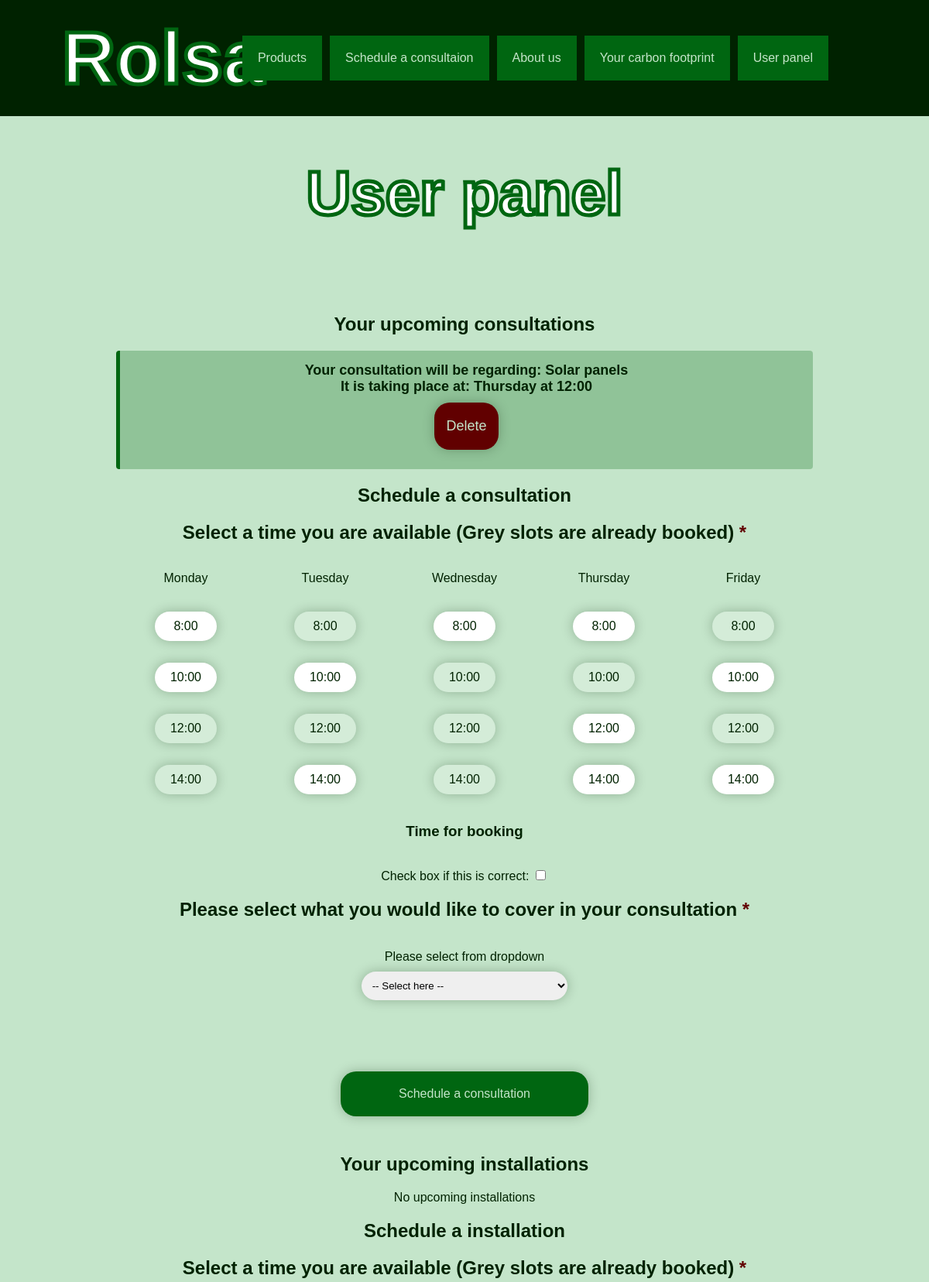
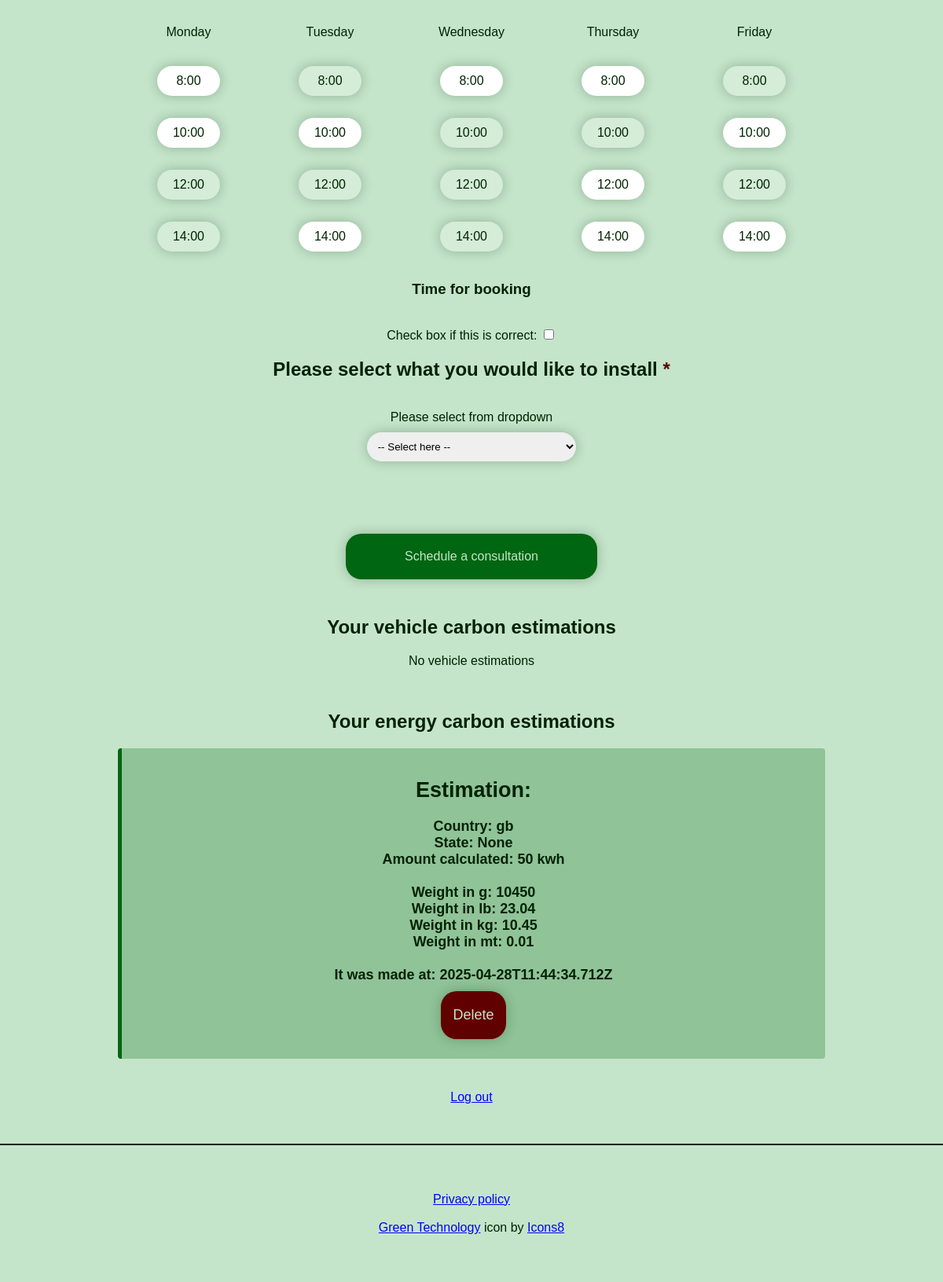
The page /user-panel (signed in) on the database its author committed (2 pictures, top to bottom).
### tables this page shows
CREATE TABLE consultations (id INTEGER PRIMARY KEY NOT NULL, userID INTEGER NOT NULL, typeID INTEGER NOT NULL, time TEXT NOT NULL);

CREATE TABLE productTypes (id INTEGER PRIMARY KEY NOT NULL, name TEXT NOT NULL);

CREATE TABLE energyCalculation (id INTEGER PRIMARY KEY NOT NULL, userID INTEGER NOT NULL, country TEXT NOT NULL, state TEXT, unit TEXT NOT NULL, value INTEGER NOT NULL, grams INTEGER NOT NULL, pounds INTEGER NOT NULL, kilograms INTEGER NOT NULL, metricTon INTEGER NOT NULL, date TEXT NOT NULL);

### main.py (the view, shortened to what this page needs)
@app.route('/user-panel', methods=['GET', 'POST'])
@login_required
def user():
    products = getProducts()
    productTypes = getProductTypes()
    consultations = getConsultations()
    installations = getInstallations()
    vehicleEstimations = getVehicleEstimations()
    energyEstimations = getEnergyEstimations()
    return render_template('user.html', products=products, productTypes=productTypes, consultations=consultations, installations=installations, vehicleEstimations=vehicleEstimations, energyEstimations=energyEstimations)

### templates/user.html (shortened to what this page needs)
{% extends('base.html') %}
{% block content %}
<h1>User panel</h1>
<br>
<br>
<div class="upcoming-events">
    <h2>Your upcoming consultations</h2>
    <ul>
        {% if consultations %}
        {% for consultation in consultations %}
        <li class="event-item">
            Your consultation will be regarding: {{ consultation[0] }}
            <br>
            It is taking place at: {{ consultation[1] }}
            <br>
            <form action="{{ url_for('user') }}" method="post" autocomplete="off">
                <button type="submit" class="delete-button">Delete</button>
            </form>
        </li>
        {% endfor %}
        {% else %}
        <p>No upcoming consultations</p>
        {% endif %}
    </ul>
    <h2>Schedule a consultation</h2>
    <form action="{{ url_for('user') }}" method="post" autocomplete="off">
        <h2>Select a time you are available (Grey slots are already booked) <container class="compulsory">*</container></h2>
        <div class="times-grid">
            <div class="times-content">
                <p>Monday</p>
            </div>
            <div class="times-content">
                <p>Tuesday</p>
            </div>
            <div class="times-content">
                <p>Wednesday</p>
            </div>
            <div class="times-content">
                <p>Thursday</p>
            </div>
            <div class="times-content">
                <p>Friday</p>
            </div>
            <div class="times-content">
                <button type="button" onclick="setTimeslot_consultation('Monday at 8:00')">8:00</button>
            </div>
            <div class="times-content">
                <button type="button" onclick="setTimeslot_consultation('Tuesday at 8:00')" disabled>8:00</button>
            </div>
            <div class="times-content">
                <button type="button" onclick="setTimeslot_consultation('Wednesday at 8:00')">8:00</button>
            </div>
            <div class="times-content">
                <button type="button" onclick="setTimeslot_consultation('Thursday at 8:00')">8:00</button>
            </div>
            <div class="times-content">
                <button type="button" onclick="setTimeslot_consultation('Friday at 8:00')" disabled>8:00</button>
            </div>
            <div class="times-content">
                <button type="button" onclick="setTimeslot_consultation('Monday at 10:00')">10:00</button>
            </div>
            <div class="times-content">
                <button type="button" onclick="setTimeslot_consultation('Tuesday at 10:00')">10:00</button>
            </div>
            <div class="times-content">
                <button type="button" onclick="setTimeslot_consultation('Wednesday at 10:00')" disabled>10:00</button>
            </div>
            <div class="times-content">
                <button type="button" onclick="setTimeslot_consultation('Thursday at 10:00')" disabled>10:00</button>
            </div>
            <div class="times-content">
                <button type="button" onclick="setTimeslot_consultation('Friday at 10:00')">10:00</button>
            </div>
            <div class="times-content">
                <button type="button" onclick="setTimeslot_consultation('Monday at 12:00')" disabled>12:00</button>
            </div>
            <div class="times-content">
                <button type="button" onclick="setTimeslot_consultation('Tuesday at 12:00')" disabled>12:00</button>
            </div>
            <div class="times-content">
                <button type="button" onclick="setTimeslot_consultation('Wednesday at 12:00')" disabled>12:00</button>
            </div>
            <div class="times-content">
                <button type="button" onclick="setTimeslot_consultation('Thursday at 12:00')">12:00</button>
            </div>
            <div class="times-content">
                <button type="button" onclick="setTimeslot_consultation('Friday at 12:00')" disabled>12:00</button>
            </div>
            <div class="times-content">
                <button type="button" onclick="setTimeslot_consultation('Monday at 14:00')" disabled>14:00</button>
            </div>
            <div class="times-content">
                <button type="button" onclick="setTimeslot_consultation('Tuesday at 14:00')">14:00</button>
            </div>
            <div class="times-content">
                <button type="button" onclick="setTimeslot_consultation('Wednesday at 14:00')" disabled>14:00</button>
            </div>
            <div class="times-content">
                <button type="button" onclick="setTimeslot_consultation('Thursday at 14:00')">14:00</button>
            </div>
            <div class="times-content">
                <button type="button" onclick="setTimeslot_consultation('Friday at 14:00')">14:00</button>
            </div>
        </div>
        <h3>Time for booking</h3>
        <br>
        <label for="timeslot-consultation">Check box if this is correct: </label>
        <input type="checkbox" id="timeslot-consultation" name="timeslot-consultation" required>
        <h2>Please select what you would like to cover in your consultation <container class="compulsory">*</container></h2>
        <br>
        <label for="typeID">Please select from dropdown</label>
        <br>
        <select name="typeID" id="typeID" required>
            <option value="" disabled selected>-- Select here --</option>
        </select>
        <br>
        <br>
        <br>
        <br>
        <br>
        <button type="submit">Schedule a consultation</button>
    </form>
    <br>
    <h2>Your upcoming installations</h2>
    <ul>
        {% if installations %}
        {% for installation in installations %}
        <li class="event-item">
            Your installation will be regarding: {{ installation[0] }}
            <br>
            It is taking place at: {{ installation[1] }}
            <br>
            <form action="{{ url_for('user') }}" method="post" autocomplete="off">
                <input value="delete-installation" name="form_id" type="hidden">
                <input value="{{ installation[2] }}" name="id" type="hidden">
                <button type="submit" class="delete-button">Delete</button>
            </form>
        </li>
        {% endfor %}
        {% else %}
        <p>No upcoming installations</p>
        {% endif %}
    </ul>
    <h2>Schedule a installation</h2>
    <form action="{{ url_for('user') }}" method="post" autocomplete="off">
        <h2>Select a time you are available (Grey slots are already booked) <container class="compulsory">*</container></h2>
        <div class="times-grid">
            <div class="times-content">
                <p>Monday</p>
            </div>
            <div class="times-content">
                <p>Tuesday</p>
            </div>
            <div class="times-content">
                <p>Wednesday</p>
            </div>
            <div class="times-content">
                <p>Thursday</p>
            </div>
            <div class="times-content">
                <p>Friday</p>
            </div>
            <div class="times-content">
                <button type="button" onclick="setTimeslot_installation('Monday at 8:00')">8:00</button>
            </div>
            <div class="times-content">
                <button type="button" onclick="setTimeslot_installation('Tuesday at 8:00')" disabled>8:00</button>
            </div>
            <div class="times-content">
                <button type="button" onclick="setTimeslot_installation('Wednesday at 8:00')">8:00</button>
            </div>
            <div class="times-content">
                <button type="button" onclick="setTimeslot_installation('Thursday at 8:00')">8:00</button>
            </div>
            <div class="times-content">
                <button type="button" onclick="setTimeslot_installation('Friday at 8:00')" disabled>8:00</button>
            </div>
            <div class="times-content">
                <button type="button" onclick="setTimeslot_installation('Monday at 10:00')">10:00</button>
            </div>
            <div class="times-content">
                <button type="button" onclick="setTimeslot_installation('Tuesday at 10:00')">10:00</button>
            </div>
            <div class="times-content">
                <button type="button" onclick="setTimeslot_installation('Wednesday at 10:00')" disabled>10:00</button>
            </div>
            <div class="times-content">
                <button type="button" onclick="setTimeslot_installation('Thursday at 10:00')" disabled>10:00</button>
            </div>
            <div class="times-content">
                <button type="button" onclick="setTimeslot_installation('Friday at 10:00')">10:00</button>
            </div>
            <div class="times-content">
                <button type="button" onclick="setTimeslot_installation('Monday at 12:00')" disabled>12:00</button>
            </div>
            <div class="times-content">
                <button type="button" onclick="setTimeslot_installation('Tuesday at 12:00')" disabled>12:00</button>
            </div>
            <div class="times-content">
                <button type="button" onclick="setTimeslot_installation('Wednesday at 12:00')" disabled>12:00</button>
            </div>
            <div class="times-content">
                <button type="button" onclick="setTimeslot_installation('Thursday at 12:00')">12:00</button>
            </div>
            <div class="times-content">
                <button type="button" onclick="setTimeslot_installation('Friday at 12:00')" disabled>12:00</button>
            </div>
            <div class="times-content">
                <button type="button" onclick="setTimeslot_installation('Monday at 14:00')" disabled>14:00</button>
            </div>
            <div class="times-content">
                <button type="button" onclick="setTimeslot_installation('Tuesday at 14:00')">14:00</button>
            </div>
            <div class="times-content">
                <button type="button" onclick="setTimeslot_installation('Wednesday at 14:00')" disabled>14:00</button>
            </div>
            <div class="times-content">
                <button type="button" onclick="setTimeslot_installation('Thursday at 14:00')">14:00</button>
            </div>
            <div class="times-content">
                <button type="button" onclick="setTimeslot_installation('Friday at 14:00')">14:00</button>
            </div>
        </div>
        <h3>Time for booking</h3>
        <br>
        <label for="timeslot-installation">Check box if this is correct: </label>
        <input type="checkbox" id="timeslot-installation" name="timeslot-installation" required>
        <h2>Please select what you would like to install <container class="compulsory">*</container></h2>
        <br>
        <label for="productID">Please select from dropdown</label>
        <br>
        <select name="productID" id="productID" required>
            <option value="" disabled selected>-- Select here --</option>
        </select>
        <br>
        <br>
        <br>
        <br>
        <br>
        <button type="submit">Schedule a consultation</button>
    </form>
    <br>
    <h2>Your vehicle carbon estimations</h2>
    <ul>
        {% if vehicleEstimations %}
        {% for vehicleEstimate in vehicleEstimations %}
        <li class="event-item">
            <h2>Estimation:</h2>
            Vehicle make: {{ vehicleEstimate[0] }}
            <br>
            Vehicle model: {{ vehicleEstimate[1] }}
            <br>
            Year: {{ vehicleEstimate[2] }}
            <br>
            Amount calculated: {{ vehicleEstimate[4] }} {{ vehicleEstimate[3] }}
            <br>
            <br>
            Weight in g: {{ vehicleEstimate[5] }}
            <br>
            Weight in lb: {{ vehicleEstimate[6] }}
            <br>
            Weight in kg: {{ vehicleEstimate[7] }}
            <br>
            Weight in mt: {{ vehicleEstimate[8] }}
            <br>
            <br>
            It was made at: {{ vehicleEstimate[9] }}
            <br>
            <form action="{{ url_for('user') }}" method="post" autocomplete="off">
                <input value="delete-vehicle-estimate" name="form_id" type="hidden">
                <input value="{{ vehicleEstimate[10] }}" name="id" type="hidden">
                <button type="submit" class="delete-button">Delete</button>
            </form>
        </li>
        </li>
        {% endfor %}
        {% else %}
        <p>No vehicle estimations</p>
        {% endif %}
    </ul>
    <br>
    <h2>Your energy carbon estimations</h2>
    <ul>
        {% if energyEstimations %}
        {% for energyEstimate in energyEstimations %}
        <li class="event-item">
            <h2>Estimation:</h2>
            Country: {{ energyEstimate[0] }}
            <br>
            State: {{ energyEstimate[1] }}
            <br>
            Amount calculated: {{ energyEstimate[3] }} {{ energyEstimate[2] }}
            <br>
            <br>
            Weight in g: {{ energyEstimate[4] }}
            <br>
            Weight in lb: {{ energyEstimate[5] }}
            <br>
            Weight in kg: {{ energyEstimate[6] }}
            <br>
            Weight in mt: {{ energyEstimate[7] }}
            <br>
            <br>
            It was made at: {{ energyEstimate[8] }}
            <form action="{{ url_for('user') }}" method="post" autocomplete="off">
                <button type="submit" class="delete-button">Delete</button>
            </form>
        </li>
        {% endfor %}
        {% else %}
        <p>No energy estimations</p>
        {% endif %}
    </ul>
</div>
<a href="{{ url_for('logout') }}">Log out</a>
{% endblock %}

### rows shown on the page
consultations: name "Solar panels", time "Thursday at 12:00"
energyCalculation: country "gb", energyEstimate "None", value "50", unit "kwh", grams "10450", pounds "23.04", kilograms "10.45", metricTon "0.01", date "2025-04-28T11:44:34.712Z"
